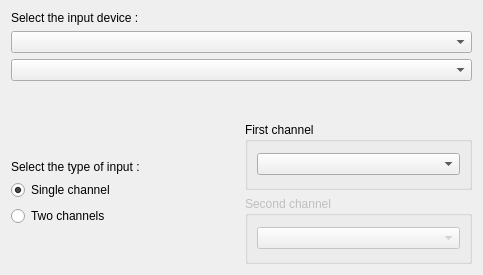
<?xml version="1.0" encoding="UTF-8"?>
<ui version="4.0">
 <class>Settings_Dialog</class>
 <widget class="QDialog" name="Settings_Dialog">
  <property name="geometry">
   <rect>
    <x>0</x>
    <y>0</y>
    <width>483</width>
    <height>275</height>
   </rect>
  </property>
  <property name="windowTitle">
   <string>Settings</string>
  </property>
  <property name="windowIcon">
   <iconset resource="../resources/friture.qrc">
    <normaloff>:/images-src/tools.svg</normaloff>:/images-src/tools.svg</iconset>
  </property>
  <layout class="QVBoxLayout" name="verticalLayout_5">
   <item>
    <widget class="QLabel" name="label_inputType_2">
     <property name="text">
      <string>Select the input device :</string>
     </property>
    </widget>
   </item>
   <item>
    <widget class="QComboBox" name="comboBox_inputDevice"/>
   </item>
   <item>
    <widget class="QComboBox" name="comboBox_inputDevice2"/>
   </item>
   <item>
    <spacer name="verticalSpacer_3">
     <property name="orientation">
      <enum>Qt::Vertical</enum>
     </property>
     <property name="sizeHint" stdset="0">
      <size>
       <width>20</width>
       <height>40</height>
      </size>
     </property>
    </spacer>
   </item>
   <item>
    <layout class="QHBoxLayout" name="horizontalLayout">
     <item>
      <layout class="QVBoxLayout" name="verticalLayout_3">
       <item>
        <spacer name="verticalSpacer_5">
         <property name="orientation">
          <enum>Qt::Vertical</enum>
         </property>
         <property name="sizeHint" stdset="0">
          <size>
           <width>20</width>
           <height>40</height>
          </size>
         </property>
        </spacer>
       </item>
       <item>
        <widget class="QLabel" name="label_inputType">
         <property name="text">
          <string>Select the type of input :</string>
         </property>
        </widget>
       </item>
       <item>
        <widget class="QRadioButton" name="radioButton_single">
         <property name="text">
          <string>Single channel</string>
         </property>
         <property name="checked">
          <bool>true</bool>
         </property>
         <attribute name="buttonGroup">
          <string>inputTypeButtonGroup</string>
         </attribute>
        </widget>
       </item>
       <item>
        <widget class="QRadioButton" name="radioButton_duo">
         <property name="text">
          <string>Two channels</string>
         </property>
         <attribute name="buttonGroup">
          <string>inputTypeButtonGroup</string>
         </attribute>
        </widget>
       </item>
       <item>
        <spacer name="verticalSpacer">
         <property name="orientation">
          <enum>Qt::Vertical</enum>
         </property>
         <property name="sizeHint" stdset="0">
          <size>
           <width>20</width>
           <height>40</height>
          </size>
         </property>
        </spacer>
       </item>
      </layout>
     </item>
     <item>
      <layout class="QVBoxLayout" name="verticalLayout_4">
       <item>
        <widget class="QGroupBox" name="groupBox_first">
         <property name="title">
          <string>First channel</string>
         </property>
         <layout class="QVBoxLayout" name="verticalLayout">
          <item>
           <widget class="QComboBox" name="comboBox_firstChannel"/>
          </item>
         </layout>
        </widget>
       </item>
       <item>
        <widget class="QGroupBox" name="groupBox_second">
         <property name="enabled">
          <bool>false</bool>
         </property>
         <property name="title">
          <string>Second channel</string>
         </property>
         <layout class="QVBoxLayout" name="verticalLayout_2">
          <item>
           <widget class="QComboBox" name="comboBox_secondChannel"/>
          </item>
         </layout>
        </widget>
       </item>
      </layout>
     </item>
    </layout>
   </item>
  </layout>
 </widget>
 <resources>
  <include location="../resources/friture.qrc"/>
 </resources>
 <connections/>
 <buttongroups>
  <buttongroup name="inputTypeButtonGroup"/>
 </buttongroups>
</ui>
